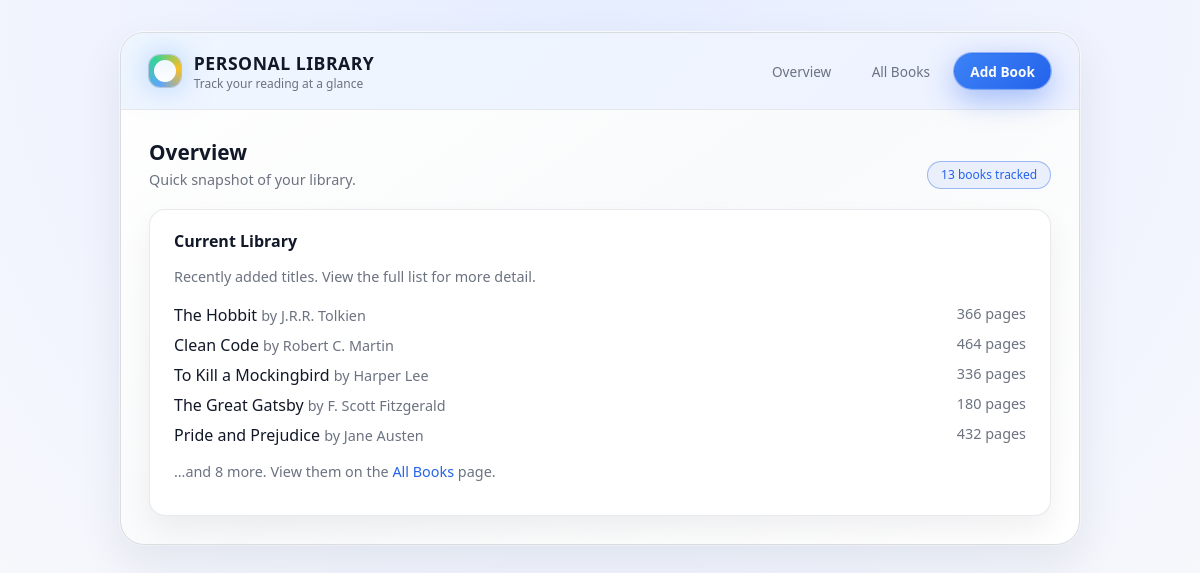
The page / on the database its author committed.
### models.py (models this page shows)
class Book(db.Model):
    __tablename__ = "books"
    id = db.Column(db.Integer, primary_key=True, autoincrement=True)
    isbn = db.Column(db.String(20), nullable=False, default="")
    title = db.Column(db.String(255), nullable=False, default="")
    author = db.Column(db.String(255), nullable=False, default="")
    genre = db.Column(db.String(128), nullable=False, default="")
    pages = db.Column(db.Integer, nullable=False, default=0)
    is_read = db.Column(db.Boolean, nullable=False, default=False)
    rating = db.Column(db.Float, nullable=False, default=0.0)

### web_app.py (the view)
@app.route("/")
def index() -> str:
    books = _all_books_ordered()
    preview_books = books[:5]
    return render_template("index.html", books=books, preview_books=preview_books)

### web_app.py (called while the page is built)
def _all_books_ordered() -> list[Book]:
    return db.session.query(Book).order_by(Book.id).all()

### templates/index.html (shortened to what this page needs)
{% extends "base.html" %}
{% block content %}
  <div class="page-header">
    <div>
      <h2>Overview</h2>
      <p>Quick snapshot of your library.</p>
    </div>
    <div class="pill">
      {{ books|length }} book{{ books|length != 1 and 's' or '' }} tracked
    </div>
  </div>
  <section class="card">
    <h3>Current Library</h3>
    {% if books %}
      <p class="muted">
        Recently added titles. View the full list for more detail.
      </p>
      <ul style="list-style: none; padding: 0; margin: 0;">
        {% for book in preview_books %}
          <li style="padding: 0.25rem 0; display: flex; justify-content: space-between; gap: 1rem;">
            <span>
              {{ book.title }}
              <span class="muted">by {{ book.author }}</span>
            </span>
            <span class="muted">{{ book.pages }} pages</span>
          </li>
        {% endfor %}
      </ul>
      {% if books|length > 5 %}
        <p class="muted" style="margin-top: 0.75rem;">
          …and {{ books|length - 5 }} more. View them on the
          <a href="{{ url_for('list_books') }}" style="color: var(--accent); text-decoration: none;">All Books</a>
          page.
        </p>
      {% endif %}
    {% endif %}
  </section>
{% endblock %}

### templates/base.html (style rules this page uses)
:root { --bg: #f3f4f6; --bg-card: #ffffff; --accent: #2563eb; --accent-soft: rgba(37, 99, 235, 0.08); --border: #e5e7eb; --text: #111827; --muted: #6b7280; --success: #16a34a; --radius-lg: 16px; --radius-md: 10px; }
* { box-sizing: border-box; }
body { margin: 0; min-height: 100vh; font-family: system-ui, -apple-system, BlinkMacSystemFont, "Segoe UI", sans-serif; color: var(--text); background: radial-gradient(circle at top, #e5edff 0, #eef2ff 40%, #f9fafb 100%); display: flex; justify-content: center; align-items: flex-start; padding: 2rem 1rem; }
.page-header { display: flex; justify-content: space-between; align-items: flex-end; gap: 1rem; margin-bottom: 1.25rem; }
.page-header h2 { margin: 0; font-size: 1.3rem; }
.page-header p { margin: 0.25rem 0 0; font-size: 0.9rem; color: var(--muted); }
.pill { display: inline-flex; align-items: center; gap: 0.35rem; font-size: 0.75rem; padding: 0.3rem 0.8rem; border-radius: 999px; background: var(--accent-soft); color: var(--accent); border: 1px solid rgba(37, 99, 235, 0.4); }
.card { background: var(--bg-card); border-radius: var(--radius-lg); border: 1px solid rgba(229, 231, 235, 0.9); padding: 1.25rem 1.5rem; box-shadow: 0 14px 30px rgba(15, 23, 42, 0.06); }
.card h3 { margin: 0 0 0.75rem; font-size: 1rem; }
.muted { color: var(--muted); font-size: 0.9rem; }

### rows shown on the page
Book: title "The Hobbit", author "J.R.R. Tolkien", pages "366"
Book: title "Clean Code", author "Robert C. Martin", pages "464"
Book: title "To Kill a Mockingbird", author "Harper Lee", pages "336"
Book: title "The Great Gatsby", author "F. Scott Fitzgerald", pages "180"
Book: title "Pride and Prejudice", author "Jane Austen", pages "432"

### other values the page prints
{{ books|length }} "13"
{{ books|length != 1 and 's' or '' }} "s"
{{ books|length - 5 }} "8"
